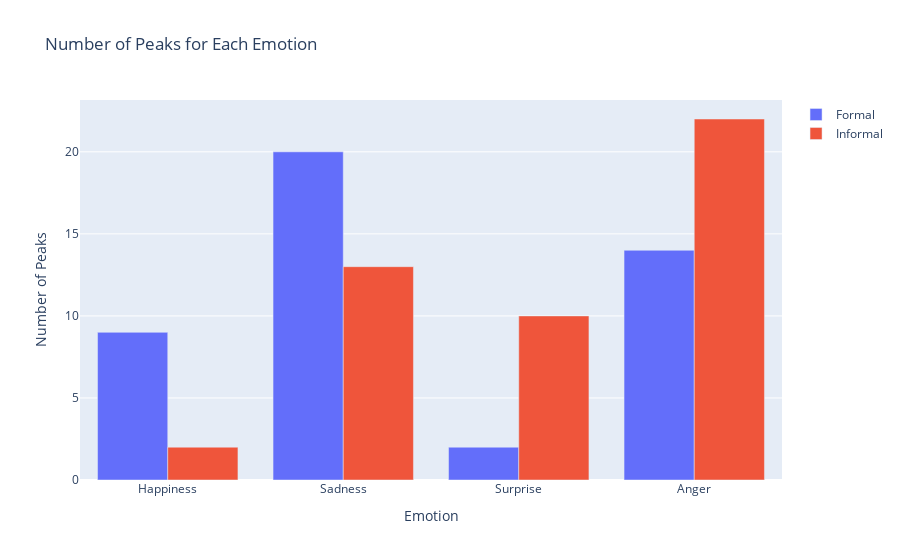

Source (notebook cell):
### Code cell
# Function to calculate mean activation for each emotion, normalize the data, and count peaks
def count_peaks_by_emotion(df, emotion_au_mapping, threshold=0.85):
    emotion_counts = {emotion: 0 for emotion in emotion_au_mapping.keys()}
    
    for emotion, aus in emotion_au_mapping.items():
        relevant_aus = df[df['face_au'].isin(aus)]
        relevant_aus['value_normalized'] = (
            relevant_aus['value'] - relevant_aus['value'].min()) / (relevant_aus['value'].max() - relevant_aus['value'].min())

        # Create a new column to indicate whether the value is a peak
        relevant_aus['is_peak'] = relevant_aus['value_normalized'] > threshold

        # Count the peaks 
        peak_count = 0
        is_peak = False

        for index, row in relevant_aus.iterrows():
            if row['is_peak'] and not is_peak:
                peak_count += 1
                is_peak = True
            elif not row['is_peak']:
                is_peak = False

        # Check if the last row is a peak
        if relevant_aus.iloc[-1]['is_peak']:
            peak_count += 1

        # Update the count in the emotion_counts dictionary
        emotion_counts[emotion] = peak_count
    
    return emotion_counts

# Count peaks for formal and informal speakers
formal_peak_counts = count_peaks_by_emotion(formal, emotion_au_mapping)
informal_peak_counts = count_peaks_by_emotion(informal, emotion_au_mapping)

# Plotting the number of peaks for each emotion
fig = go.Figure()

fig.add_trace(go.Bar(
    x=list(formal_peak_counts.keys()),
    y=list(formal_peak_counts.values()),
    name='Formal',
))

fig.add_trace(go.Bar(
    x=list(informal_peak_counts.keys()),
    y=list(informal_peak_counts.values()),
    name='Informal'
))

# Customize the layout
fig.update_layout(
    title='Number of Peaks for Each Emotion',
    xaxis=dict(title='Emotion'),
    yaxis=dict(title='Number of Peaks'),
    showlegend=True
)

# Show the plot
fig.show()

### Figure 1 — Plotly figure (JSON) as saved in the notebook; plotly's stock layout.template omitted (floating-point values rounded to 4 significant figures)
{"data": [{"name": "Formal", "type": "bar", "x": ["Happiness", "Sadness", "Surprise", "Anger"], "y": [9, 20, 2, 14]}, {"name": "Informal", "type": "bar", "x": ["Happiness", "Sadness", "Surprise", "Anger"], "y": [2, 13, 10, 22]}], "layout": {"showlegend": true, "title": {"text": "Number of Peaks for Each Emotion"}, "xaxis": {"title": {"text": "Emotion"}}, "yaxis": {"title": {"text": "Number of Peaks"}}}}
